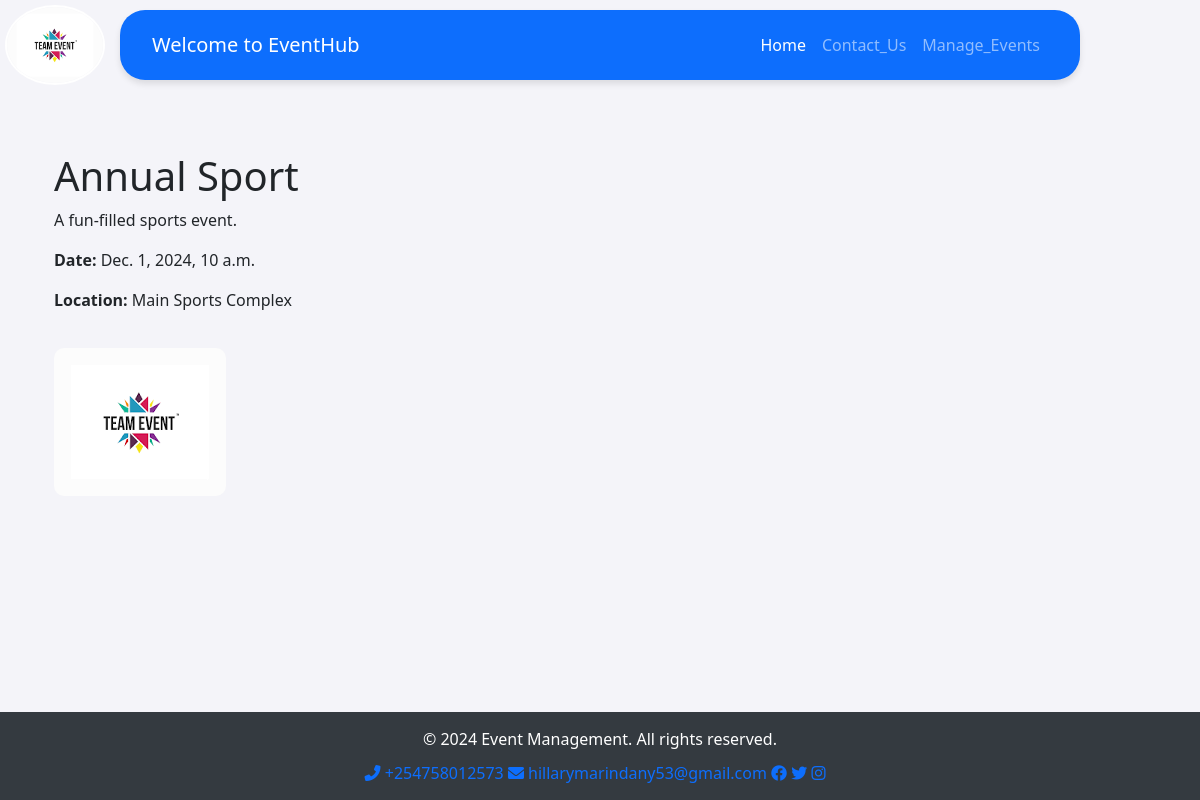
Screenshot of /event_detail/1/ with the database file from the repository.
### event_management_system_app/models.py (models this page shows, shortened)
class Event(models.Model):
    title = models.CharField(max_length=255)
    description = models.TextField()
    event_type = models.CharField(
        max_length=50,
        choices=[
            ('Technology', 'Technology'),
            ('Education', 'Education'),
            ('Culture', 'Culture'),
            ('Sports', 'Sports'),
            ('Religious', 'Religious'),
            ('Other', 'Other'),
        ]
    )
    date = models.DateTimeField()
    location = models.CharField(max_length=255)
    ticket_link = models.URLField(max_length=500, blank=True, null=True)
    image = models.ImageField(upload_to='event_images/', blank=True, null=True)

### event_management_system_app/views.py (the view)
# urls.py: path('event_detail/<int:id>/', views.event_detail, name='event_detail'),
def event_detail(request, id):
    event = get_object_or_404(Event, id=id)  # Fetch the event by its ID
    return render(request, 'event_detail.html', {'event': event})

### templates/event_detail.html (shortened to what this page needs)
{% extends 'base.html' %}
{% load static %}
{% block content %}
<link rel="stylesheet" type="text/css" href="{% static 'css/styles.css' %}">
<section id="event-detail" class="event-detail py-5">
    <div class="container">
        <h1>{{ event.title }}</h1>
        <p>{{ event.description }}</p>
        <p><strong>Date:</strong> {{ event.date }}</p>
        <p><strong>Location:</strong> {{ event.location }}</p>
        <img src="{{ event.image.url }}" alt="{{ event.title }}" class="img-fluid event-image">
    </div>
</section>
{% endblock %}

### static/css/custom.css (style rules this page uses)
body { padding-top: 80px; background-color: #f4f4f9; }

### static/css/styles.css (style rules this page uses)
.event-image { max-width: 100%; height: auto; max-height: 400px; object-fit: cover; border-radius: 10px; margin-top: 20px; }

### rows the page displays
Event: title "Annual Sport", description "A fun-filled sports event.", date "Dec. 1, 2024, 10 a.m.", location "Main Sports Complex", image (picture)
